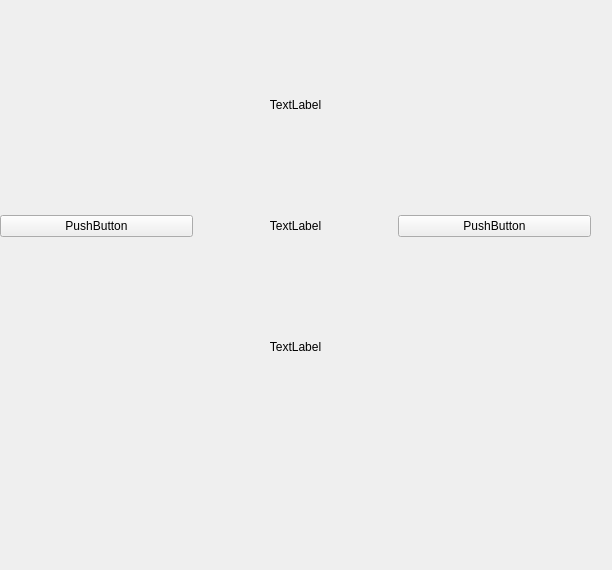
<?xml version="1.0" encoding="UTF-8"?>
<ui version="4.0">
 <class>Form</class>
 <widget class="QWidget" name="Form">
  <property name="geometry">
   <rect>
    <x>0</x>
    <y>0</y>
    <width>612</width>
    <height>570</height>
   </rect>
  </property>
  <property name="windowTitle">
   <string>Form</string>
  </property>
  <widget class="QWidget" name="verticalLayoutWidget">
   <property name="geometry">
    <rect>
     <x>0</x>
     <y>0</y>
     <width>591</width>
     <height>451</height>
    </rect>
   </property>
   <layout class="QVBoxLayout" name="verticalLayout">
    <item>
     <widget class="QLabel" name="label">
      <property name="text">
       <string>TextLabel</string>
      </property>
      <property name="alignment">
       <set>Qt::AlignCenter</set>
      </property>
     </widget>
    </item>
    <item>
     <layout class="QHBoxLayout" name="horizontalLayout">
      <item>
       <widget class="QPushButton" name="pushButton">
        <property name="text">
         <string>PushButton</string>
        </property>
       </widget>
      </item>
      <item>
       <widget class="QLabel" name="label_3">
        <property name="text">
         <string>TextLabel</string>
        </property>
        <property name="alignment">
         <set>Qt::AlignCenter</set>
        </property>
       </widget>
      </item>
      <item>
       <widget class="QPushButton" name="pushButton_2">
        <property name="text">
         <string>PushButton</string>
        </property>
       </widget>
      </item>
     </layout>
    </item>
    <item>
     <widget class="QLabel" name="label_2">
      <property name="text">
       <string>TextLabel</string>
      </property>
      <property name="alignment">
       <set>Qt::AlignCenter</set>
      </property>
     </widget>
    </item>
   </layout>
  </widget>
 </widget>
 <resources/>
 <connections/>
</ui>
